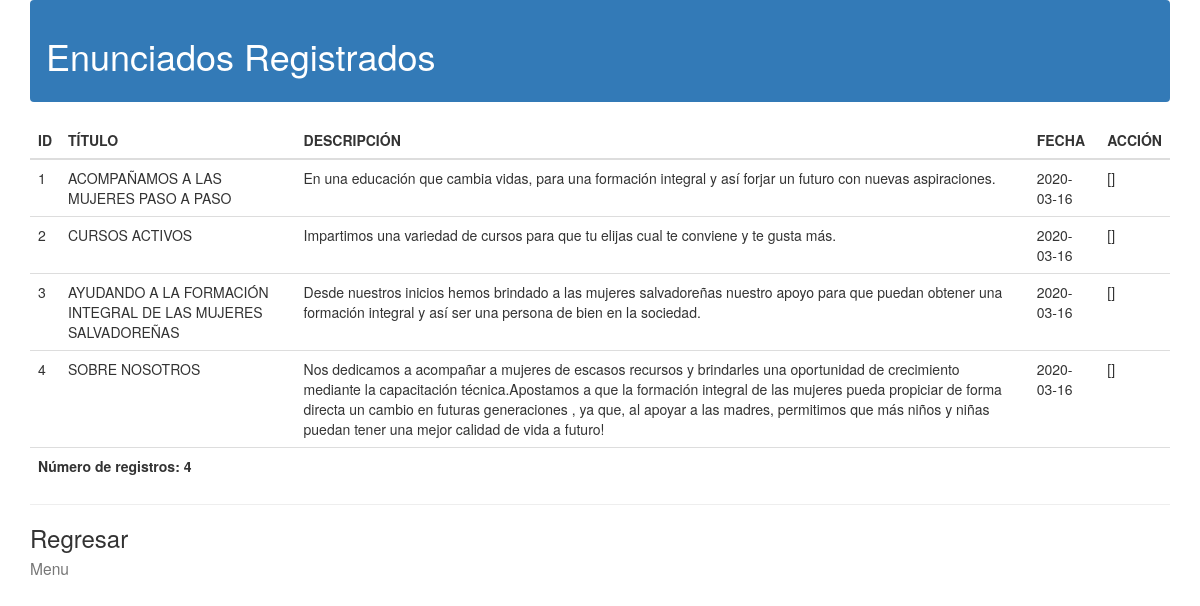
Before: /Admin/CRUD_admin/Enunciados/mostrar_enunciados.php (signed in) with the older database file.
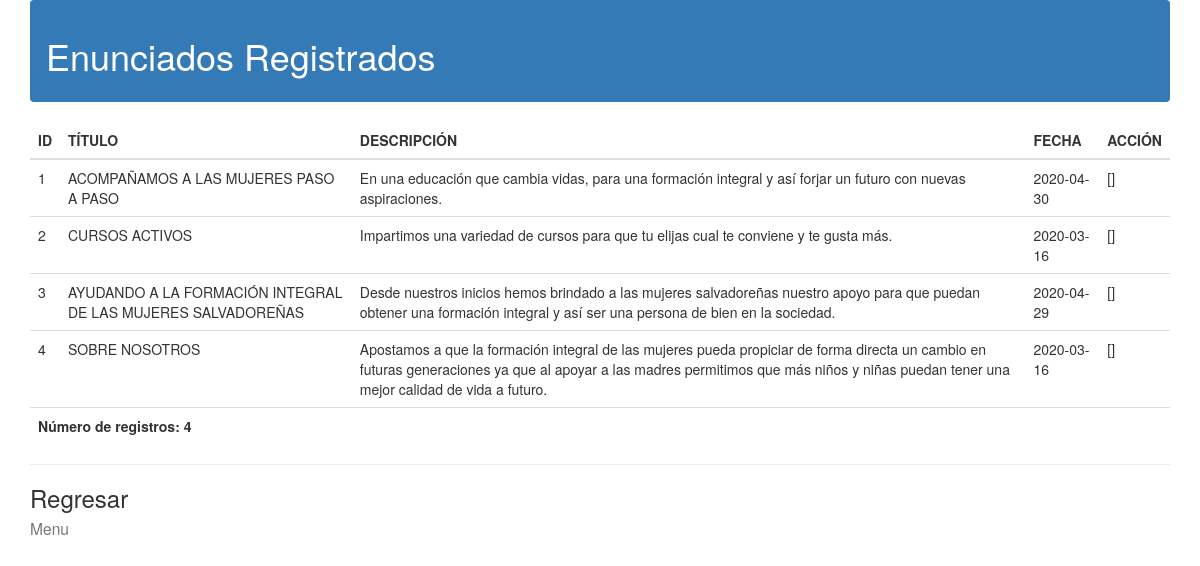
After: the same page with the newer database file.
### tables this page shows
CREATE TABLE IF NOT EXISTS `enunciados` (
  `Id_Enun` int(5) NOT NULL,
  `Titulo` varchar(150) NOT NULL,
  `Descripcion` varchar(1500) NOT NULL,
  `Fecha` date NOT NULL,
  `Banner` varchar(100) NOT NULL,
  PRIMARY KEY (`Id_Enun`)
);

### Admin/CRUD_admin/Enunciados/mostrar_enunciados.php (the view, shortened to what this page needs)
<!DOCTYPE html>
	<html lang="es">
		<head>
			<link href = "//maxcdn.bootstrapcdn.com/bootstrap/3.3.0/css/bootstrap.min.css" rel = "stylesheet" id ="bootstrap-css" >
		</head>
		<header>
			<nav class = "navbar navbar-dark bg-primary" >
			<span class = "navbar-text" >
			<h1> Enunciados Registrados </h1>
			</span>
			</nav>
		</header>
		<body class="container">
			<?php
					@$db = new mysqli('localhost','root','','sirama', '3308');
				$db->set_charset( "utf8" );
				$consulta = " SELECT * FROM enunciados ORDER BY Id_Enun";
				$resultc = $db->query($consulta);
				$num_results = $resultc->num_rows;
				echo "<table class='table'>
				<colgroup>
				<col class=\"idenun\">
				</colgroup>
				<colgroup>
				<col class=\"titu\">
				</colgroup>
				<colgroup>
				<col class=\"descrip\">
				</colgroup>
				<colgroup>
				<col class=\"fecha\">
				</colgroup>
				<colgroup>
				<col class=\"action\">
				</colgroup>
				<thead>
				<tr id=\"theader\">
				<th>ID</th>
				<th>TÍTULO</th>
				<th>DESCRIPCIÓN</th>
				<th>FECHA</th>
				<th>ACCIÓN</th>
				</tr>
				</thead>
				<tbody>";
				while ($row = $resultc->fetch_assoc()) {
				echo "<tr class=\"normal\"onmouseover=\"this.className='selected'\" onmouseout=\"this.className='normal'\">";
				echo "<td scope='col'>";
				echo "" . $row[ 'Id_Enun' ] . "";
				echo "</td><td scope='col'>";
				echo "" . stripslashes($row[ 'Titulo' ]) . "";
				echo "</td><td scope='col'>\n";
				echo "" . stripslashes($row[ 'Descripcion' ]) . "";
				echo "</td><td scope='col'>";
				echo "" . $row[ 'Fecha' ];
				echo "</td><td scope='col'>";
				echo "[<a href=\"" . $_GET[ 'opc' ] . ".php?id=" .
				$row[ 'Id_Enun' ] . "\">";
				echo "</a>]";
				echo "</td></tr>";
				}
				echo "</tbody>";
				echo "<tfoot>";
				echo "<tr id=\"tfooter\">";
				echo "<th colspan=\"5\">";
				echo "Número de registros: " . $num_results . "";
				echo "</th>";
				echo "</tr>";
				echo "</tfoot>";
				echo "</table>";
				?>
				<hr class = "d-lg-none divider" >
				<a href = "Opciones_Enunciados.php" class = "d-block h3
				font-weight-normal" > Regresar <br>
				<small class = "d-block text-muted
				text-small" > Menu </small>
				</a>
		</body>
	</html>

Changed rows visible on the page:
changed enunciados "ACOMPAÑAMOS A LAS MUJERES PASO A PASO": Fecha "2020-03-16" → "2020-04-30"
changed enunciados "AYUDANDO A LA FORMACIÓN INTEGRAL DE LAS MUJERES SALVADOREÑAS": Fecha "2020-03-16" → "2020-04-29"
changed enunciados "SOBRE NOSOTROS": Descripcion "Nos dedicamos a acompañar a mujeres de escasos recursos y brindarles una oportunidad de crecimiento mediante la capacitación técnica.Apostamos a que la formación integral de las mujeres pueda propiciar de forma directa un cambio en futuras generaciones , ya que, al apoyar a las madres, permitimos que más niños y niñas puedan tener una mejor calidad de vida a futuro!" → "Apostamos a que la formación integral de las mujeres pueda propiciar de forma directa un cambio en futuras generaciones ya que al apoyar a las madres permitimos que más niños y niñas puedan tener una mejor calidad de vida a futuro."
